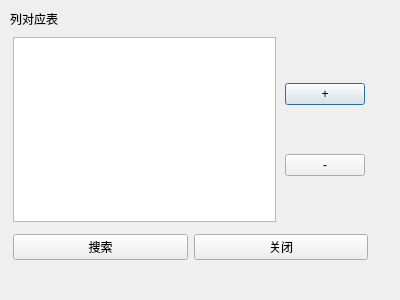
<?xml version="1.0" encoding="UTF-8"?>
<ui version="4.0">
 <class>Dialog</class>
 <widget class="QDialog" name="Dialog">
  <property name="geometry">
   <rect>
    <x>0</x>
    <y>0</y>
    <width>400</width>
    <height>300</height>
   </rect>
  </property>
  <property name="windowTitle">
   <string>替换清单项目</string>
  </property>
  <widget class="QWidget" name="verticalLayoutWidget">
   <property name="geometry">
    <rect>
     <x>10</x>
     <y>10</y>
     <width>361</width>
     <height>253</height>
    </rect>
   </property>
   <layout class="QVBoxLayout" name="m_v_layout">
    <item>
     <widget class="QLabel" name="label1">
      <property name="text">
       <string>列对应表</string>
      </property>
     </widget>
    </item>
    <item>
     <layout class="QHBoxLayout" name="h_layout">
      <property name="leftMargin">
       <number>3</number>
      </property>
      <property name="topMargin">
       <number>3</number>
      </property>
      <property name="rightMargin">
       <number>3</number>
      </property>
      <property name="bottomMargin">
       <number>3</number>
      </property>
      <item>
       <widget class="QTableWidget" name="projectTableWidget"/>
      </item>
      <item>
       <layout class="QVBoxLayout" name="v_layout">
        <property name="leftMargin">
         <number>3</number>
        </property>
        <property name="topMargin">
         <number>3</number>
        </property>
        <property name="rightMargin">
         <number>3</number>
        </property>
        <property name="bottomMargin">
         <number>3</number>
        </property>
        <item>
         <widget class="QPushButton" name="insertButton">
          <property name="layoutDirection">
           <enum>Qt::LeftToRight</enum>
          </property>
          <property name="text">
           <string>+</string>
          </property>
         </widget>
        </item>
        <item>
         <widget class="QPushButton" name="removeButton">
          <property name="text">
           <string>-</string>
          </property>
         </widget>
        </item>
       </layout>
      </item>
     </layout>
    </item>
    <item>
     <layout class="QHBoxLayout" name="b_h_layout">
      <property name="leftMargin">
       <number>3</number>
      </property>
      <property name="topMargin">
       <number>3</number>
      </property>
      <property name="rightMargin">
       <number>3</number>
      </property>
      <property name="bottomMargin">
       <number>3</number>
      </property>
      <item>
       <widget class="QPushButton" name="searchButton">
        <property name="text">
         <string>搜索</string>
        </property>
       </widget>
      </item>
      <item>
       <widget class="QPushButton" name="closeButton">
        <property name="text">
         <string>关闭</string>
        </property>
       </widget>
      </item>
     </layout>
    </item>
   </layout>
  </widget>
 </widget>
 <resources/>
 <connections/>
</ui>
